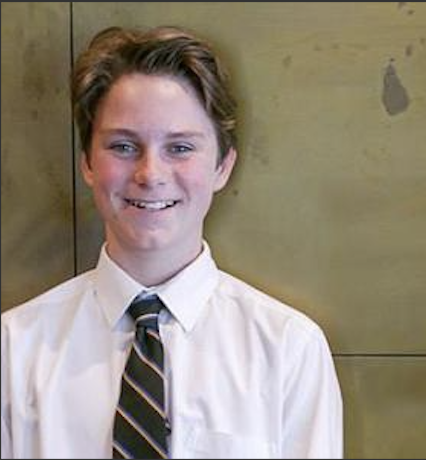
#> input picture data/face1.png, 426 x 460 px, found by its file name
$ python test3.py
#> lines starting #> are read from the running program, lines starting #| are printed output that depends on the picture; after the words box and inside, x2 and y2 are one past the last pixel; in counts of white or black regions, pixels touching at a corner belong together
import cv2 as cv, numpy as np
# Load two images
img1 = cv.imread('/Users/hack/PycharmProjects/hair/data/face1.png') # 背景
#> img1 is the input picture: shape (460, 426, 3); mean B, G, R 124.6, 139.1, 149.9
img2 = cv.imread('/Users/hack/PycharmProjects/hair/data/hairs/hair07-1.png') # logo
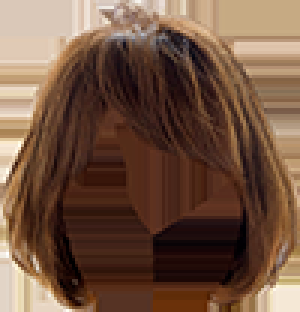
#> input picture data/hairs/hair07-1.png, 100 x 104 px, found by its file name (shown 3 times larger)
#> img2 is the input picture: shape (104, 100, 3); mean B, G, R 65.2, 83.9, 113.8


# I want to put logo on top-left corner, So I create a ROI
rows,cols,channels = img2.shape
#> rows = 104; cols = 100; channels = 3
roi = img1[0:rows, 0:cols ]
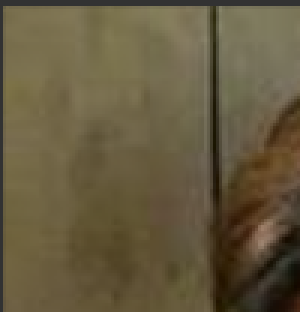
#> roi: shape (104, 100, 3) (shown 3 times larger); mean B, G, R 62.9, 90.1, 101.3

# Now create a mask of logo and create its inverse mask also
img2gray = cv.cvtColor(img2,cv.COLOR_BGR2GRAY)
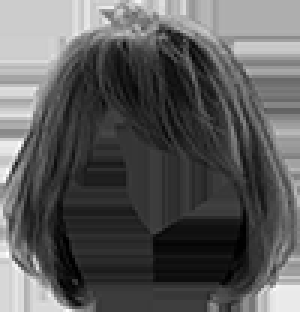
#> img2gray: shape (104, 100) (shown 3 times larger); min 0, max 255, mean 90.8
ret, mask = cv.threshold(img2gray, 0, 255, cv.THRESH_BINARY+cv.THRESH_OTSU) # 这个254很重要
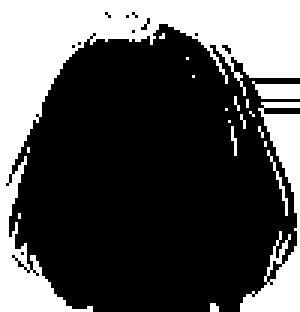
#> mask: shape (104, 100) (shown 3 times larger); 32.6% white; 19 white regions (15 under 20 px), largest, box (x1, y1, x2, y2) and area: (0, 0, 100, 104) 2723, (80, 34, 100, 104) 523, (84, 27, 100, 33) 72, (89, 50, 96, 72) 25
#> ret = 112
#> (the run stopped early here; a loop or call above may not have finished)
